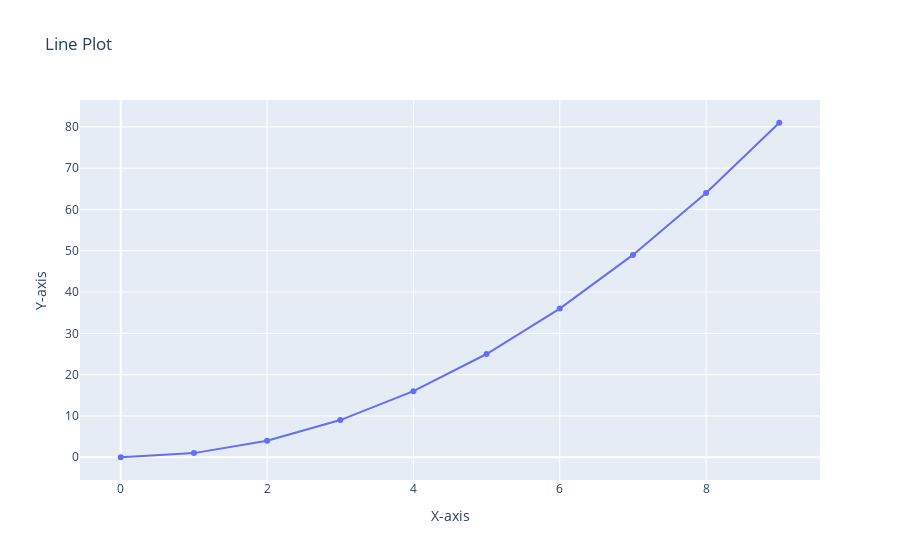

The notebook cell saved with this chart:
### Code cell
fig = go.Figure(go.Scatter(x=x,y=y))
fig.update_layout(title='Line Plot', xaxis_title="X-axis", yaxis_title="Y-axis")
fig.show()

### Figure 1 — Plotly figure (JSON) as saved in the notebook; plotly's stock layout.template omitted (floating-point values rounded to 4 significant figures)
{"data": [{"type": "scatter", "x": [0, 1, 2, 3, 4, 5, 6, 7, 8, 9], "y": [0, 1, 4, 9, 16, 25, 36, 49, 64, 81]}], "layout": {"title": {"text": "Line Plot"}, "xaxis": {"title": {"text": "X-axis"}}, "yaxis": {"title": {"text": "Y-axis"}}}}
